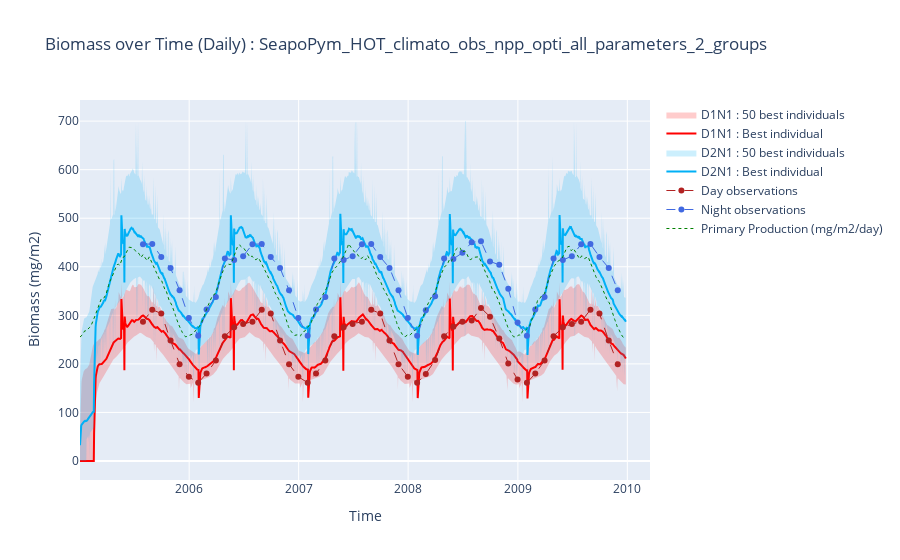

This figure's notebook cell:
### Markdown cell above
### Daily with best individuals

### Code cell
x = best_model.export_biomass().time.to_series()
x_rev = pd.concat([x, x[::-1]])

# D1N1 data
y_D1N1 = (
    best_model.export_biomass()
    .sel(functional_group=0)
    .pint.quantify()
    .pint.to("mg/m2")
    .pint.dequantify()
    .data.flatten()
)
y_D1N1_upper = max_biomass_D1N1.to("milligram / meter ** 2")
y_D1N1_lower = min_biomass_D1N1.to("milligram / meter ** 2")[::-1]
y_D1N1_rev = np.concatenate([y_D1N1_upper, y_D1N1_lower])

# D2N1 data
y_D2N1 = (
    best_model.export_biomass()
    .sel(functional_group=1)
    .pint.quantify()
    .pint.to("mg/m2")
    .pint.dequantify()
    .data.flatten()
) + y_D1N1
y_D2N1_upper = max_biomass_D2N1.to("milligram / meter ** 2") + y_D1N1_upper
y_D2N1_lower = min_biomass_D2N1.to("milligram / meter ** 2")[::-1] + y_D1N1_lower
y_D2N1_rev = np.concatenate([y_D2N1_upper, y_D2N1_lower])

fig = go.Figure()

# D1N1 traces
fig.add_trace(
    go.Scatter(
        x=x_rev,
        y=y_D1N1_rev,
        fill="toself",
        fillcolor="rgba(255,0,0,0.2)",
        line_color="rgba(255,255,255,0)",
        name=f"D1N1 : {NB_INDIVIDUAL_TO_SHOW} best individuals",
    )
)

fig.add_trace(
    go.Scatter(
        x=x,
        y=y_D1N1,
        line_color="rgb(255,0,0)",
        name="D1N1 : Best individual",
    )
)

# D2N1 traces
fig.add_trace(
    go.Scatter(
        x=x_rev,
        y=y_D2N1_rev,
        fill="toself",
        fillcolor="rgba(0,176,246,0.2)",
        line_color="rgba(255,255,255,0)",
        name=f"D2N1 : {NB_INDIVIDUAL_TO_SHOW} best individuals",
    )
)

fig.add_trace(
    go.Scatter(
        x=x,
        y=y_D2N1,
        line_color="rgb(0,176,246)",
        name="D2N1 : Best individual",
    )
)

# OBSERVATIONS ------------------------------------------------ #

fig.add_trace(
    go.Scatter(
        x=observations_selected_without_init.day.time.data.flatten(),
        y=observations_selected_without_init.day.pint.quantify().pint.to("mg/m2").pint.dequantify().data.flatten(),
        mode="lines+markers",
        name="Day observations",
        line={"dash": "dash", "color": "firebrick", "width": 1},
    )
)

fig.add_trace(
    go.Scatter(
        x=observations_selected_without_init.night.time.data.flatten(),
        y=observations_selected_without_init.night.pint.quantify().pint.to("mg/m2").pint.dequantify().data.flatten(),
        mode="lines+markers",
        name="Night observations",
        line={"dash": "dash", "color": "royalblue", "width": 1},
    )
)

# PRIMARY PRODUCTION ----------------------------------------- #

fig.add_trace(
    go.Scatter(
        x=best_model.state.primary_production.time.data.flatten(),
        y=best_model.state.primary_production.pint.quantify().pint.to("mg/m2/day").pint.dequantify().data.flatten(),
        mode="lines",
        name="Primary Production (mg/m2/day)",
        line={"dash": "dot", "color": "green", "width": 1},
    )
)

fig.update_layout(
    xaxis_title="Time",
    yaxis_title="Biomass (mg/m2)",
    title=f"Biomass over Time (Daily) : {export_file_name}",
    showlegend=True,
)

fig.show()

### Figure 1 — Plotly figure (JSON) as saved in the notebook; plotly's stock layout.template omitted (floating-point values rounded to 4 significant figures; data arrays with more than 128 entries replaced by an {"elided": "..."} marker saying what was removed)
{"data": [{"fill": "toself", "fillcolor": "rgba(255,0,0,0.2)", "line": {"color": "rgba(255,255,255,0)"}, "name": "D1N1 : 50 best individuals", "type": "scatter", "x": {"elided": "3642 str values"}, "y": {"elided": "3642 float values"}}, {"line": {"color": "rgb(255,0,0)"}, "name": "D1N1 : Best individual", "type": "scatter", "x": {"elided": "1821 str values"}, "y": {"elided": "1821 float values"}}, {"fill": "toself", "fillcolor": "rgba(0,176,246,0.2)", "line": {"color": "rgba(255,255,255,0)"}, "name": "D2N1 : 50 best individuals", "type": "scatter", "x": {"elided": "3642 str values"}, "y": {"elided": "3642 float values"}}, {"line": {"color": "rgb(0,176,246)"}, "name": "D2N1 : Best individual", "type": "scatter", "x": {"elided": "1821 str values"}, "y": {"elided": "1821 float values"}}, {"line": {"color": "firebrick", "dash": "dash", "width": 1}, "mode": "lines+markers", "name": "Day observations", "type": "scatter", "x": ["2005-07-31T00:00:00.000000000", "2005-08-31T00:00:00.000000000", "2005-09-30T00:00:00.000000000", "2005-10-31T00:00:00.000000000", "2005-11-30T00:00:00.000000000", "2005-12-31T00:00:00.000000000", "2006-01-31T00:00:00.000000000", "2006-02-28T00:00:00.000000000", "2006-03-31T00:00:00.000000000", "2006-04-30T00:00:00.000000000", "2006-05-31T00:00:00.000000000", "2006-06-30T00:00:00.000000000", "2006-07-31T00:00:00.000000000", "2006-08-31T00:00:00.000000000", "2006-09-30T00:00:00.000000000", "2006-10-31T00:00:00.000000000", "2006-11-30T00:00:00.000000000", "2006-12-31T00:00:00.000000000", "2007-01-31T00:00:00.000000000", "2007-02-28T00:00:00.000000000", "2007-03-31T00:00:00.000000000", "2007-04-30T00:00:00.000000000", "2007-05-31T00:00:00.000000000", "2007-06-30T00:00:00.000000000", "2007-07-31T00:00:00.000000000", "2007-08-31T00:00:00.000000000", "2007-09-30T00:00:00.000000000", "2007-10-31T00:00:00.000000000", "2007-11-30T00:00:00.000000000", "2007-12-31T00:00:00.000000000", "2008-01-31T00:00:00.000000000", "2008-02-29T00:00:00.000000000", "2008-03-31T00:00:00.000000000", "2008-04-30T00:00:00.000000000", "2008-05-31T00:00:00.000000000", "2008-06-30T00:00:00.000000000", "2008-07-31T00:00:00.000000000", "2008-08-31T00:00:00.000000000", "2008-09-30T00:00:00.000000000", "2008-10-31T00:00:00.000000000", "2008-11-30T00:00:00.000000000", "2008-12-31T00:00:00.000000000", "2009-01-31T00:00:00.000000000", "2009-02-28T00:00:00.000000000", "2009-03-31T00:00:00.000000000", "2009-04-30T00:00:00.000000000", "2009-05-31T00:00:00.000000000", "2009-06-30T00:00:00.000000000", "2009-07-31T00:00:00.000000000", "2009-08-31T00:00:00.000000000", "2009-09-30T00:00:00.000000000", "2009-10-31T00:00:00.000000000", "2009-11-30T00:00:00.000000000"], "y": [287.0, 311.5, 303.8, 248.0, 199.5, 173.6, 161.2, 180.1, 207.0, 257.1, 275.2, 282.2, 287.0, 311.5, 303.8, 248.0, 199.5, 173.6, 161.2, 180.1, 207.0, 257.1, 275.2, 282.2, 287.0, 311.5, 303.8, 248.0, 199.5, 173.6, 161.2, 179.2, 207.8, 257.0, 276.7, 286.9, 289.5, 315.3, 297.1, 252.1, 201.1, 167.9, 161.2, 180.1, 207.0, 257.1, 275.2, 282.2, 287.0, 311.5, 303.8, 248.0, 199.5]}, {"line": {"color": "royalblue", "dash": "dash", "width": 1}, "mode": "lines+markers", "name": "Night observations", "type": "scatter", "x": ["2005-07-31T00:00:00.000000000", "2005-08-31T00:00:00.000000000", "2005-09-30T00:00:00.000000000", "2005-10-31T00:00:00.000000000", "2005-11-30T00:00:00.000000000", "2005-12-31T00:00:00.000000000", "2006-01-31T00:00:00.000000000", "2006-02-28T00:00:00.000000000", "2006-03-31T00:00:00.000000000", "2006-04-30T00:00:00.000000000", "2006-05-31T00:00:00.000000000", "2006-06-30T00:00:00.000000000", "2006-07-31T00:00:00.000000000", "2006-08-31T00:00:00.000000000", "2006-09-30T00:00:00.000000000", "2006-10-31T00:00:00.000000000", "2006-11-30T00:00:00.000000000", "2006-12-31T00:00:00.000000000", "2007-01-31T00:00:00.000000000", "2007-02-28T00:00:00.000000000", "2007-03-31T00:00:00.000000000", "2007-04-30T00:00:00.000000000", "2007-05-31T00:00:00.000000000", "2007-06-30T00:00:00.000000000", "2007-07-31T00:00:00.000000000", "2007-08-31T00:00:00.000000000", "2007-09-30T00:00:00.000000000", "2007-10-31T00:00:00.000000000", "2007-11-30T00:00:00.000000000", "2007-12-31T00:00:00.000000000", "2008-01-31T00:00:00.000000000", "2008-02-29T00:00:00.000000000", "2008-03-31T00:00:00.000000000", "2008-04-30T00:00:00.000000000", "2008-05-31T00:00:00.000000000", "2008-06-30T00:00:00.000000000", "2008-07-31T00:00:00.000000000", "2008-08-31T00:00:00.000000000", "2008-09-30T00:00:00.000000000", "2008-10-31T00:00:00.000000000", "2008-11-30T00:00:00.000000000", "2008-12-31T00:00:00.000000000", "2009-01-31T00:00:00.000000000", "2009-02-28T00:00:00.000000000", "2009-03-31T00:00:00.000000000", "2009-04-30T00:00:00.000000000", "2009-05-31T00:00:00.000000000", "2009-06-30T00:00:00.000000000", "2009-07-31T00:00:00.000000000", "2009-08-31T00:00:00.000000000", "2009-09-30T00:00:00.000000000", "2009-10-31T00:00:00.000000000", "2009-11-30T00:00:00.000000000"], "y": [446.5, 447.0, 420.4, 397.5, 351.8, 294.6, 258.0, 312.1, 337.8, 417.2, 414.0, 421.9, 446.5, 447.0, 420.4, 397.5, 351.8, 294.6, 258.0, 312.1, 337.8, 417.2, 414.0, 421.9, 446.5, 447.0, 420.4, 397.5, 351.8, 294.6, 258.0, 310.5, 339.2, 417.1, 416.2, 428.8, 450.3, 452.4, 411.1, 403.9, 354.6, 285.0, 258.0, 312.1, 337.8, 417.2, 414.0, 421.9, 446.5, 447.0, 420.4, 397.5, 351.8]}, {"line": {"color": "green", "dash": "dot", "width": 1}, "mode": "lines", "name": "Primary Production (mg/m2/day)", "type": "scatter", "x": {"elided": "1821 str values"}, "y": {"elided": "1821 float values"}}], "layout": {"showlegend": true, "title": {"text": "Biomass over Time (Daily) : SeapoPym_HOT_climato_obs_npp_opti_all_parameters_2_groups"}, "xaxis": {"title": {"text": "Time"}}, "yaxis": {"title": {"text": "Biomass (mg/m2)"}}}}
